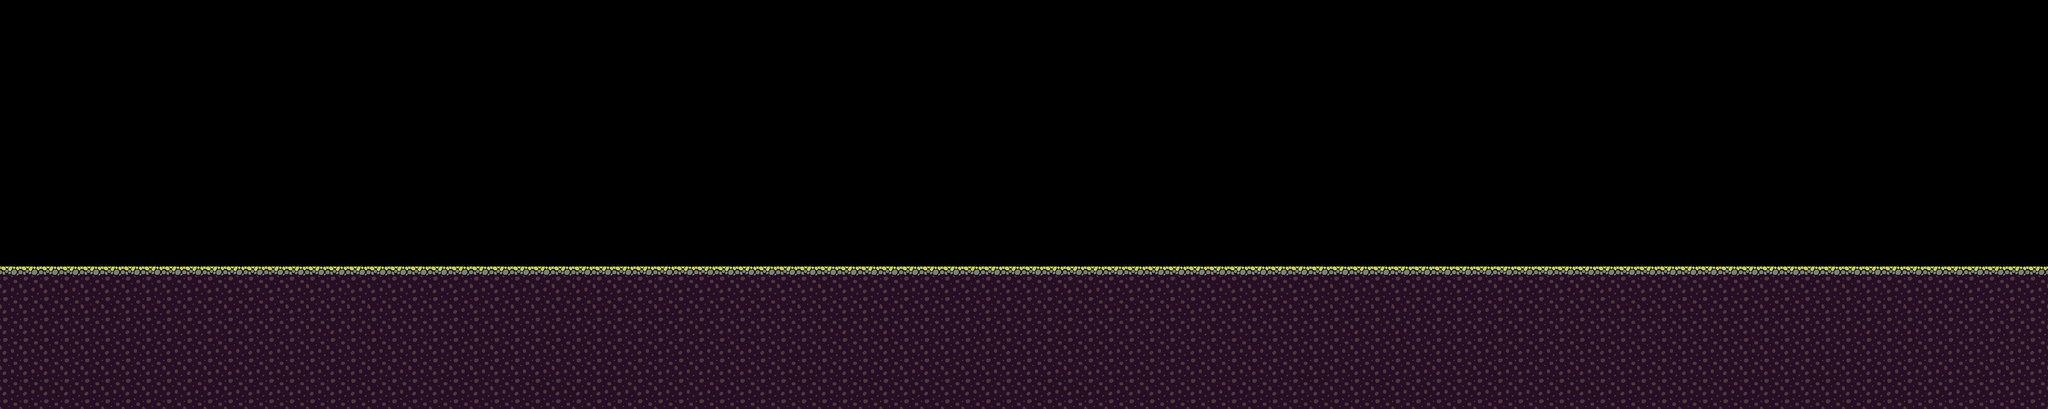

Rendered tile map (Tiled .tmx) drawn with the repository's tilesets; below, a short description and the map source with its tile grids summarised:
An orthogonal 100x20 tile map with 32x32 px tiles, 1 tile layer (ground) and 80 objects (77x coin).

<map version="1.10" tiledversion="1.10.1" orientation="orthogonal" renderorder="right-down" width="100" height="20" tilewidth="32" tileheight="32" infinite="0" nextlayerid="4" nextobjectid="81">
 <editorsettings>
  <export target="../3.lua" format="lua" />
 </editorsettings>
 <tileset firstgid="1" name="tileset" tilewidth="32" tileheight="32" tilecount="60" columns="10">
  <image source="../../assets/images/Tileset1.png" width="320" height="192" />
 </tileset>
 <layer id="1" name="ground" width="100" height="20">
  <data>[2000 cells, 700 non-empty, 2 distinct tile ids]</data>
 </layer>
 <objectgroup id="2" name="solid">
  <object id="1" x="0" y="416" width="3200" height="224">
   <properties>
    <property name="collidable" type="bool" value="true" />
   </properties>
  </object>
  <object id="2" x="-32" y="0" width="32" height="448">
   <properties>
    <property name="collidable" type="bool" value="true" />
   </properties>
  </object>
  <object id="3" x="3200" y="0" width="32" height="448">
   <properties>
    <property name="collidable" type="bool" value="true" />
   </properties>
  </object>
 </objectgroup>
 <objectgroup color="#ffff00" id="3" name="entity">
  <object id="4" name="Coin" type="coin" x="312" y="224">
   <ellipse />
  </object>
  <object id="5" name="Coin" type="coin" x="352" y="192">
   <ellipse />
  </object>
  <object id="6" name="Coin" type="coin" x="391.33" y="176">
   <ellipse />
  </object>
  <object id="7" name="Coin" type="coin" x="448" y="176">
   <ellipse />
  </object>
  <object id="8" name="Coin" type="coin" x="304" y="264">
   <ellipse />
  </object>
  <object id="9" name="Coin" type="coin" x="312" y="304">
   <ellipse />
  </object>
  <object id="10" name="Coin" type="coin" x="336" y="344">
   <ellipse />
  </object>
  <object id="11" name="Coin" type="coin" x="376" y="368">
   <ellipse />
  </object>
  <object id="12" name="Coin" type="coin" x="416" y="368">
   <ellipse />
  </object>
  <object id="13" name="Coin" type="coin" x="456" y="360">
   <ellipse />
  </object>
  <object id="14" name="Coin" type="coin" x="487.33" y="336">
   <ellipse />
  </object>
  <object id="15" name="Coin" type="coin" x="743.33" y="144">
   <ellipse />
  </object>
  <object id="16" name="Coin" type="coin" x="679.33" y="144">
   <ellipse />
  </object>
  <object id="17" name="Coin" type="coin" x="632" y="168">
   <ellipse />
  </object>
  <object id="18" name="Coin" type="coin" x="608" y="200">
   <ellipse />
  </object>
  <object id="19" name="Coin" type="coin" x="615.33" y="240">
   <ellipse />
  </object>
  <object id="20" name="Coin" type="coin" x="647.33" y="240">
   <ellipse />
  </object>
  <object id="21" name="Coin" type="coin" x="711.33" y="272">
   <ellipse />
  </object>
  <object id="22" name="Coin" type="coin" x="775.33" y="304">
   <ellipse />
  </object>
  <object id="23" name="Coin" type="coin" x="775.33" y="336">
   <ellipse />
  </object>
  <object id="24" name="Coin" type="coin" x="720" y="376">
   <ellipse />
  </object>
  <object id="25" name="Coin" type="coin" x="664" y="376">
   <ellipse />
  </object>
  <object id="26" name="Coin" type="coin" x="608" y="328">
   <ellipse />
  </object>
  <object id="27" name="Coin" type="coin" x="903.33" y="112">
   <ellipse />
  </object>
  <object id="28" name="Coin" type="coin" x="936" y="112">
   <ellipse />
  </object>
  <object id="29" name="Coin" type="coin" x="976" y="112">
   <ellipse />
  </object>
  <object id="30" name="Coin" type="coin" x="1008" y="112">
   <ellipse />
  </object>
  <object id="31" name="Coin" type="coin" x="1040" y="112">
   <ellipse />
  </object>
  <object id="32" name="Coin" type="coin" x="903.33" y="144">
   <ellipse />
  </object>
  <object id="33" name="Coin" type="coin" x="903.33" y="176">
   <ellipse />
  </object>
  <object id="34" name="Coin" type="coin" x="903.33" y="208">
   <ellipse />
  </object>
  <object id="35" name="Coin" type="coin" x="912" y="240">
   <ellipse />
  </object>
  <object id="36" name="Coin" type="coin" x="960" y="240">
   <ellipse />
  </object>
  <object id="37" name="Coin" type="coin" x="1064" y="280">
   <ellipse />
  </object>
  <object id="38" name="Coin" type="coin" x="1040" y="256">
   <ellipse />
  </object>
  <object id="39" name="Coin" type="coin" x="1063.33" y="336">
   <ellipse />
  </object>
  <object id="40" name="Coin" type="coin" x="1031.33" y="368">
   <ellipse />
  </object>
  <object id="41" name="Coin" type="coin" x="999.33" y="368">
   <ellipse />
  </object>
  <object id="42" name="Coin" type="coin" x="967.33" y="368">
   <ellipse />
  </object>
  <object id="43" name="Coin" type="coin" x="920" y="360">
   <ellipse />
  </object>
  <object id="44" name="Coin" type="coin" x="888" y="336">
   <ellipse />
  </object>
  <object id="45" name="Coin" type="coin" x="1008" y="240">
   <ellipse />
  </object>
  <object id="46" name="Coin" type="coin" x="1287.33" y="368">
   <ellipse />
  </object>
  <object id="47" name="Coin" type="coin" x="1248" y="360">
   <ellipse />
  </object>
  <object id="48" name="Coin" type="coin" x="1223.33" y="336">
   <ellipse />
  </object>
  <object id="49" name="Coin" type="coin" x="1191.33" y="304">
   <ellipse />
  </object>
  <object id="50" name="Coin" type="coin" x="1176" y="256">
   <ellipse />
  </object>
  <object id="51" name="Coin" type="coin" x="1176" y="216">
   <ellipse />
  </object>
  <object id="52" name="Coin" type="coin" x="1184" y="176">
   <ellipse />
  </object>
  <object id="53" name="Coin" type="coin" x="1216" y="128">
   <ellipse />
  </object>
  <object id="54" name="Coin" type="coin" x="1248" y="104">
   <ellipse />
  </object>
  <object id="55" name="Coin" type="coin" x="1280" y="88">
   <ellipse />
  </object>
  <object id="56" name="Coin" type="coin" x="1328" y="80">
   <ellipse />
  </object>
  <object id="57" name="Coin" type="coin" x="1376" y="88">
   <ellipse />
  </object>
  <object id="58" name="Coin" type="coin" x="1408" y="112">
   <ellipse />
  </object>
  <object id="59" name="Coin" type="coin" x="1424" y="160">
   <ellipse />
  </object>
  <object id="60" name="Coin" type="coin" x="1432" y="200">
   <ellipse />
  </object>
  <object id="61" name="Coin" type="coin" x="1432" y="248">
   <ellipse />
  </object>
  <object id="62" name="Coin" type="coin" x="1424" y="296">
   <ellipse />
  </object>
  <object id="63" name="Coin" type="coin" x="1408" y="336">
   <ellipse />
  </object>
  <object id="64" name="Coin" type="coin" x="1376" y="368">
   <ellipse />
  </object>
  <object id="65" name="Coin" type="coin" x="1336" y="376">
   <ellipse />
  </object>
  <object id="66" name="Coin" type="coin" x="2759.33" y="336">
   <ellipse />
  </object>
  <object id="67" name="Coin" type="coin" x="2688" y="288">
   <ellipse />
  </object>
  <object id="68" name="Coin" type="coin" x="2624" y="224">
   <ellipse />
  </object>
  <object id="69" name="Coin" type="coin" x="2600" y="160">
   <ellipse />
  </object>
  <object id="70" name="Coin" type="coin" x="2640" y="112">
   <ellipse />
  </object>
  <object id="71" name="Coin" type="coin" x="2695.33" y="80">
   <ellipse />
  </object>
  <object id="72" name="Coin" type="coin" x="2759.33" y="112">
   <ellipse />
  </object>
  <object id="73" name="Coin" type="coin" x="2824" y="120">
   <ellipse />
  </object>
  <object id="74" name="Coin" type="coin" x="2800" y="168">
   <ellipse />
  </object>
  <object id="75" name="Coin" type="coin" x="2872" y="80">
   <ellipse />
  </object>
  <object id="76" name="Coin" type="coin" x="2936" y="104">
   <ellipse />
  </object>
  <object id="77" name="Coin" type="coin" x="2992" y="160">
   <ellipse />
  </object>
  <object id="78" name="Coin" type="coin" x="2936" y="232">
   <ellipse />
  </object>
  <object id="79" name="Coin" type="coin" x="2888" y="304">
   <ellipse />
  </object>
  <object id="80" name="Coin" type="coin" x="2823.33" y="368">
   <ellipse />
  </object>
 </objectgroup>
</map>